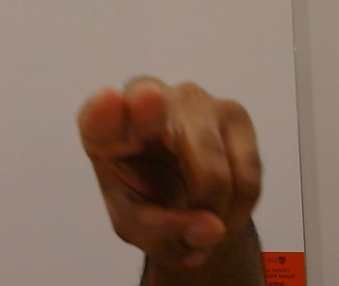
#> input picture benchmarking/dataset_flat/data_ccw/data_ccw_1762602153881_000014.jpg, 339 x 286 px, given in place of the camera
$ python collect_data.py
#> lines starting #> are read from the running program, lines starting #| are printed output that depends on the picture; after the words box and inside, x2 and y2 are one past the last pixel; in counts of white or black regions, pixels touching at a corner belong together
import cv2
import numpy as np
import pandas as pd
import os
from datetime import datetime

class GestureDataCollector:
    def __init__(self):
        self.data = []
        self.current_label = None
        self.recording = False
        self.cap = cv2.VideoCapture(0)

        # HSV range for skin detection (adjust if needed)
        self.lower_skin = np.array([0, 20, 70], dtype=np.uint8)
        self.upper_skin = np.array([20, 255, 255], dtype=np.uint8)

        # Gesture labels
        self.gestures = {
            '1': 'play',
            '2': 'pause',
            '3': 'volume_up',
            '4': 'volume_down'
        }

    def detect_hand(self, frame):
        """Segment hand and extract features"""
        # Convert to HSV
        hsv = cv2.cvtColor(frame, cv2.COLOR_BGR2HSV)

        # Apply skin color threshold
        mask = cv2.inRange(hsv, self.lower_skin, self.upper_skin)

        # Morphological operations to clean up
        kernel = np.ones((3,3), np.uint8)
        mask = cv2.erode(mask, kernel, iterations=2)
        mask = cv2.dilate(mask, kernel, iterations=2)
        mask = cv2.GaussianBlur(mask, (5,5), 100)

        # Find contours
        contours, _ = cv2.findContours(mask, cv2.RETR_TREE, cv2.CHAIN_APPROX_SIMPLE)

        if len(contours) == 0:
            return None, mask

        # Get largest contour (assume it's the hand)
        hand_contour = max(contours, key=cv2.contourArea)

        # Only process if contour is large enough
        if cv2.contourArea(hand_contour) < 3000:
            return None, mask

        return hand_contour, mask

    def extract_features(self, contour):
        """Extract geometric features from hand contour"""
        # Contour area
        area = cv2.contourArea(contour)

        # Perimeter
        perimeter = cv2.arcLength(contour, True)

        # Convex hull
        hull = cv2.convexHull(contour, returnPoints=False)

        # Convexity defects (gaps between fingers)
        defects = cv2.convexityDefects(contour, hull)
        defect_count = 0

        if defects is not None:
            for i in range(defects.shape[0]):
                s, e, f, d = defects[i, 0]
                # Only count significant defects
                if d > 10000:
                    defect_count += 1

        # Approximate finger count (defects + 1)
        finger_count = defect_count + 1 if defect_count > 0 else 0

        # Moments for centroid
        M = cv2.moments(contour)
        if M['m00'] != 0:
            cx = int(M['m10'] / M['m00'])
            cy = int(M['m01'] / M['m00'])
        else:
            cx, cy = 0, 0

        # Bounding rectangle
        x, y, w, h = cv2.boundingRect(contour)
        aspect_ratio = float(w) / h if h != 0 else 0

        # Solidity (area / convex hull area)
        hull_area = cv2.contourArea(cv2.convexHull(contour))
        solidity = area / hull_area if hull_area != 0 else 0

        return {
            'area': area,
            'perimeter': perimeter,
            'defect_count': defect_count,
            'finger_count': finger_count,
            'centroid_x': cx,
            'centroid_y': cy,
            'aspect_ratio': aspect_ratio,
            'solidity': solidity
        }

    def draw_info(self, frame, features, contour):
        """Draw visualization on frame"""
        if contour is not None:
            # Draw contour
            cv2.drawContours(frame, [contour], 0, (0, 255, 0), 2)

            # Draw centroid
            if features:
                cv2.circle(frame, (features['centroid_x'], features['centroid_y']), 5, (255, 0, 0), -1)

                # Draw convex hull
                hull = cv2.convexHull(contour)
                cv2.drawContours(frame, [hull], 0, (0, 0, 255), 2)

        return frame

    def run(self):
        """Main collection loop"""
        print("=== Gesture Data Collector ===")
        print("Press 1-4 to start recording a gesture:")
        print("  1: Play (open palm)")
        print("  2: Pause (closed fist)")
        print("  3: Volume Up (thumbs up)")
        print("  4: Volume Down (thumbs down)")
        print("Press 's' to stop recording")
        print("Press 'q' to quit and save")
        print("================================\n")

        while True:
            ret, frame = self.cap.read()
#> frame is the input picture: shape (286, 339, 3); mean B, G, R 91.5, 106.3, 131.3
            if not ret:
                break

            # Flip frame for mirror effect
            frame = cv2.flip(frame, 1)
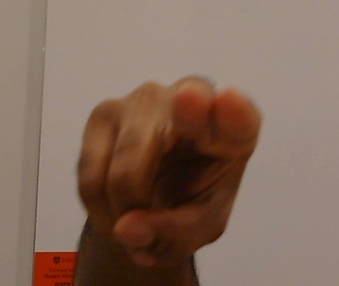
#> frame: shape (286, 339, 3); mean B, G, R 91.5, 106.3, 131.3
            display = frame.copy()

            # Detect hand and extract features
            contour, mask = self.detect_hand(frame)
#> in detect_hand, `hsv = cv2.cvtColor(frame, cv2.COLOR_BGR2HSV)`: hsv: shape (286, 339, 3); mean H, S, V 11.6, 95.4, 131.3
#> in detect_hand, `mask = cv2.inRange(hsv, self.lower_skin, self.upper_skin)`:
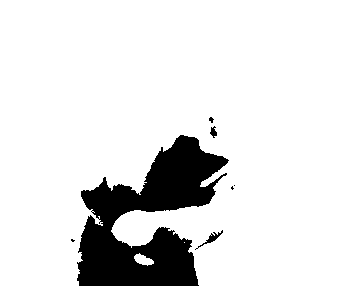
#> mask: shape (286, 339); 87.7% white; 7 black regions (4 under 20 px), largest, box (x1, y1, x2, y2) and area: (77, 135, 229, 286) 11732, (195, 230, 223, 250) 102, (210, 126, 217, 138) 49
#> in detect_hand, `mask = cv2.erode(mask, kernel, iterations=2)`: mask: shape (286, 339); 85.2% white; 4 black regions, box (x1, y1, x2, y2) and area: (75, 133, 231, 286) 14056, (207, 115, 219, 140) 223, (229, 183, 237, 192) 62, (69, 237, 77, 244) 52
#> in detect_hand, `mask = cv2.dilate(mask, kernel, iterations=2)`:
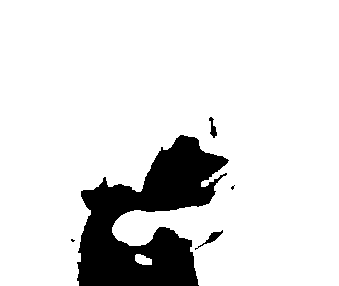
#> mask: shape (286, 339); 87.5% white; 5 black regions (2 under 20 px)
#> in detect_hand, `mask = cv2.GaussianBlur(mask, (5,5), 100)`:
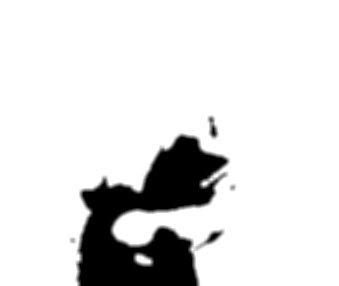
#> mask: shape (286, 339); min 0, max 255, mean 223.1
#> in detect_hand, `contours, _ = cv2.findContours(mask, cv2.RETR_TREE, cv2.CHAIN_APPROX_S..`: contours = 4 contours, 2 with area under 20; largest, box (x1, y1, x2, y2) and area: (0, 0, 339, 286) 85684, (133, 252, 154, 267) 236
#> in detect_hand, `hand_contour = max(contours, key=cv2.contourArea)`: hand_contour = contour of 272 points, box (x1, y1, x2, y2) (0, 0, 339, 286), area 85684
#> contour has the same summary as hand_contour in detect_hand
            features = None

            if contour is not None:
                features = self.extract_features(contour)
#> in extract_features, `area = cv2.contourArea(contour)`: area = 85684
#> in extract_features, `perimeter = cv2.arcLength(contour, True)`: perimeter = 1800.6
#> in extract_features, `hull = cv2.convexHull(contour, returnPoints=False)`: hull = [271, 270, 1, 0]
#> in extract_features, `defects = cv2.convexityDefects(contour, hull)`: defects = [[1, 270, 114, 37888]]
#> the loop in extract_features, `for i in range(defects.shape[0]):` made 1 pass
#> after the loop in extract_features, `for i in range(defects.shape[0]):`: defect_count = 1
#> in extract_features, `finger_count = defect_count + 1 if defect_count > 0 else 0`: finger_count = 2
#> in extract_features, `M = cv2.moments(contour)`: M = moments, m00 85684, centre m10/m00, m01/m00 = (171.8, 132.5)
#> in extract_features, `cx = int(M['m10'] / M['m00'])`: cx = 171
#> in extract_features, `cy = int(M['m01'] / M['m00'])`: cy = 132
#> in extract_features, `x, y, w, h = cv2.boundingRect(contour)`: x = 0; w = 339; h = 286
#> in extract_features, `aspect_ratio = float(w) / h if h != 0 else 0`: aspect_ratio = 1.19
#> in extract_features, `hull_area = cv2.contourArea(cv2.convexHull(contour))`: hull_area = 96330
#> in extract_features, `solidity = area / hull_area if hull_area != 0 else 0`: solidity = 0.889
#> features = {'area': 85684, 'perimeter': 1800.6, 'defect_count': 1, 'finger_count': 2, 'centroid_x': 171, 'centroid_y': 132, 'aspect_ratio': 1.19, 'solidity': 0.889}
                display = self.draw_info(display, features, contour)
#> in draw_info, `cv2.drawContours(frame, [contour], 0, (0, 255, 0), 2)`:
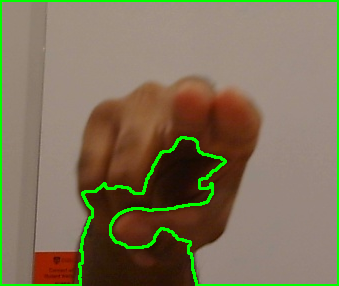
#> frame: shape (286, 339, 3); mean B, G, R 88.5, 114.2, 126.5
#> in draw_info, `cv2.circle(frame, (features['centroid_x'], features['centroid_y']), 5,..`: frame: shape (286, 339, 3); 0.08% of pixels changed, all inside (x1, y1, x2, y2) = (166, 127, 177, 138)
#> in draw_info, `hull = cv2.convexHull(contour)`: hull = [[338, 0], [338, 285], [0, 285], [0, 0]]
#> in draw_info, `cv2.drawContours(frame, [hull], 0, (0, 0, 255), 2)`:
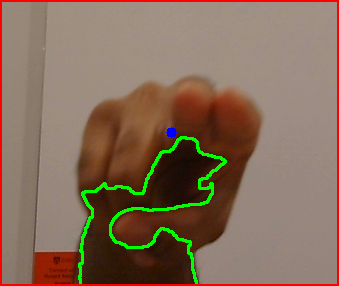
#> frame: shape (286, 339, 3); mean B, G, R 88.7, 108.1, 132.8

                # If recording, save features
                if self.recording and features:
                    features['label'] = self.current_label
                    self.data.append(features)

            # Display info
            status = "RECORDING" if self.recording else "IDLE"
            color = (0, 0, 255) if self.recording else (255, 255, 255)
            cv2.putText(display, f"Status: {status}", (10, 30),
                       cv2.FONT_HERSHEY_SIMPLEX, 0.7, color, 2)
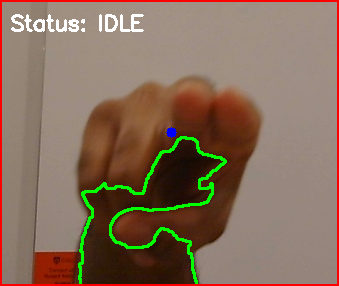
#> display: shape (286, 339, 3); 0.98% of pixels changed, all inside (x1, y1, x2, y2) = (11, 14, 144, 32)

            if self.recording:
                cv2.putText(display, f"Gesture: {self.gestures[self.current_label]}",
                           (10, 60), cv2.FONT_HERSHEY_SIMPLEX, 0.7, (0, 255, 0), 2)
                cv2.putText(display, f"Samples: {len([d for d in self.data if d['label'] == self.current_label])}",
                           (10, 90), cv2.FONT_HERSHEY_SIMPLEX, 0.7, (0, 255, 0), 2)

            # Show frames
            cv2.imshow('Data Collection', display)
            cv2.imshow('Hand Mask', mask)

            # Handle keyboard input
            key = cv2.waitKey(1) & 0xFF
#> (key q is pressed here)

            if key == ord('q'):
                break
            elif key == ord('s'):
                self.recording = False
                self.current_label = None
                print("Stopped recording\n")
            elif chr(key) in self.gestures and not self.recording:
                self.current_label = chr(key)
                self.recording = True
                print(f"Recording gesture: {self.gestures[self.current_label]}")

        # Save data
        self.save_data()

        # Cleanup
        self.cap.release()
        cv2.destroyAllWindows()

    def save_data(self):
        """Save collected data to CSV"""
        if len(self.data) == 0:
            print("No data collected!")
            return

        # Create dataframe
        df = pd.DataFrame(self.data)

        # Save to CSV
        filename = f"gesture_dataset_{datetime.now().strftime('%Y%m%d_%H%M%S')}.csv"
        df.to_csv(filename, index=False)

        print(f"\n=== Data Collection Summary ===")
        print(f"Total samples: {len(df)}")
        print("\nSamples per gesture:")
        print(df['label'].value_counts())
        print(f"\nData saved to: {filename}")

if __name__ == "__main__":
    collector = GestureDataCollector()
    collector.run()

$ run again, on benchmarking/dataset_flat/data_ccw/data_ccw_1762602164020_000065.jpg
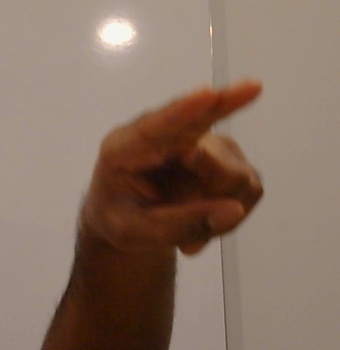
#> input picture benchmarking/dataset_flat/data_ccw/data_ccw_1762602164020_000065.jpg, 340 x 350 px, given in place of the camera
#> in run, frame is the input picture: shape (350, 340, 3); mean B, G, R 97.5, 112.5, 134.9
#> hsv: shape (350, 340, 3); mean H, S, V 12.6, 90.1, 134.9
#> in detect_hand, `mask = cv2.GaussianBlur(mask, (5,5), 100)`:
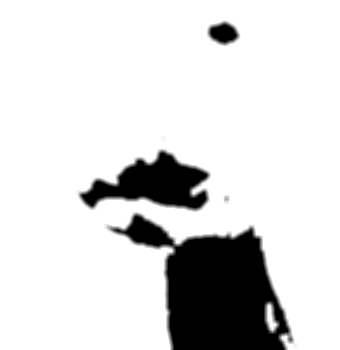
#> mask: shape (350, 340); min 0, max 255, mean 217.7
#> contours = 5 contours; box (x1, y1, x2, y2) and area: (0, 0, 340, 350) 106986, (82, 152, 207, 208) 3332, (125, 216, 173, 246) 720, (264, 301, 280, 334) 350, (210, 24, 237, 43) 294
#> hand_contour = contour of 121 points, box (x1, y1, x2, y2) (0, 0, 340, 350), area 106986
#> contour has the same summary as hand_contour in detect_hand
#> area = 106985.5
#> perimeter = 1614.3
#> in extract_features, `hull = cv2.convexHull(contour, returnPoints=False)`: hull = [120, 119, 1, 0]
#> defects = [[1, 119, 53, 30208]]
#> the loop in extract_features, `for i in range(defects.shape[0]):` made 1 pass
#> after the loop in extract_features, `for i in range(defects.shape[0]):`: defect_count = 1
#> finger_count = 2
#> M = moments, m00 106985.5, centre m10/m00, m01/m00 = (164, 161.6)
#> cx = 163
#> cy = 161
#> x = 0; w = 340; h = 350
#> aspect_ratio = 0.971
#> hull_area = 118311
#> solidity = 0.904
#> features = {'area': 106985.5, 'perimeter': 1614.3, 'defect_count': 1, 'finger_count': 2, 'centroid_x': 163, 'centroid_y': 161, 'aspect_ratio': 0.971, 'solidity': 0.904}
#> in draw_info, `hull = cv2.convexHull(contour)`: hull = [[339, 0], [339, 349], [0, 349], [0, 0]]
#> in run, `cv2.putText(display, f"Status: {status}", (10, 30), cv2.FONT_HERSHEY_S..`:
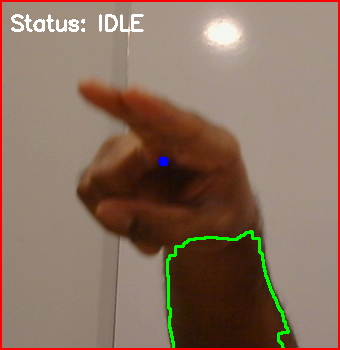
#> display: shape (350, 340, 3); mean B, G, R 95.8, 112.4, 137.6
